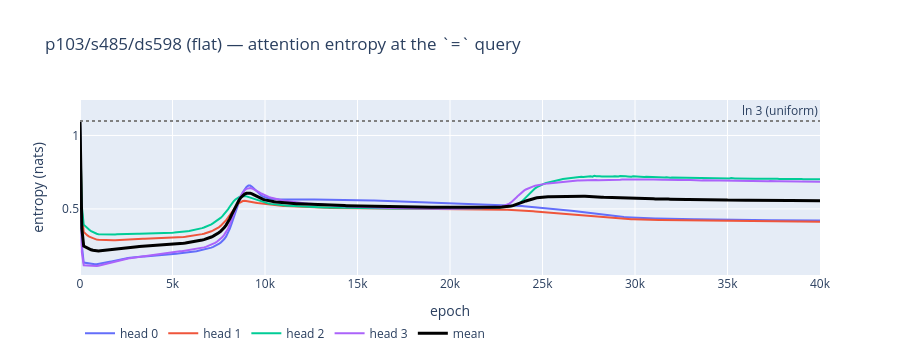
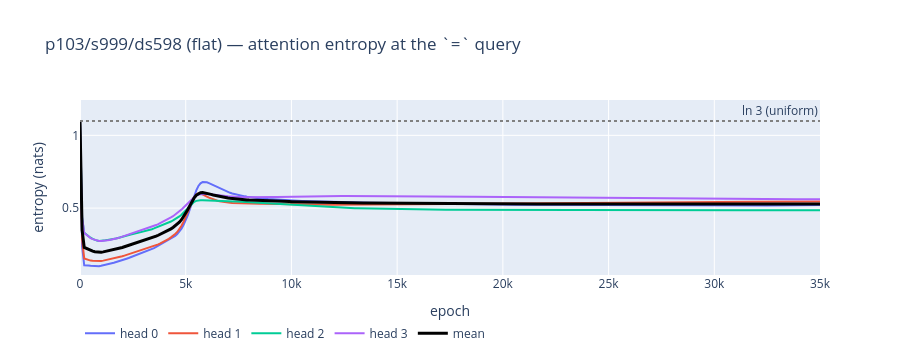
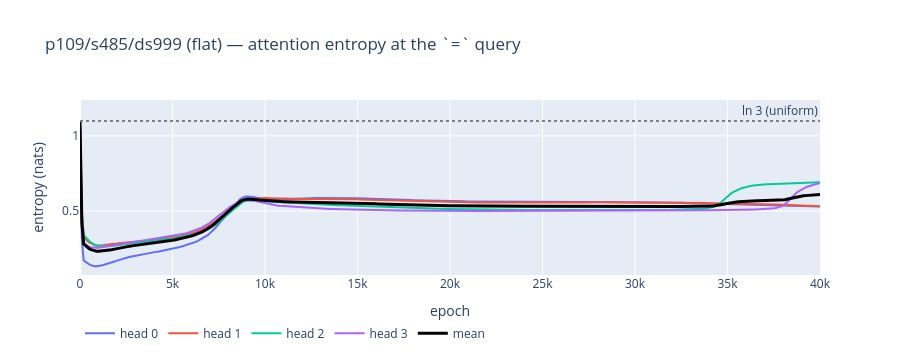
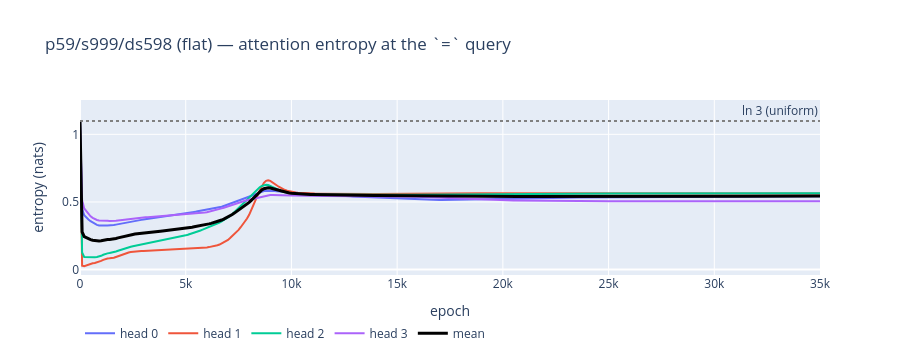

Source (notebook cell) for these figures, in order:
### Code cell
for tag, (eps, ent) in traj.items():
    fig = go.Figure()
    fig.add_hline(y=float(np.log(3)), line=dict(dash="dot", color="gray"),
                  annotation_text="ln 3 (uniform)", annotation_position="top right")
    for h in range(ent.shape[1]):
        fig.add_trace(go.Scatter(x=eps, y=ent[:, h], mode="lines", name=f"head {h}"))
    fig.add_trace(go.Scatter(x=eps, y=ent.mean(1), mode="lines", name="mean",
                             line=dict(color="black", width=3)))
    fig.update_layout(title=f"{tag} (flat) — attention entropy at the `=` query",
                      xaxis_title="epoch", yaxis_title="entropy (nats)", height=360,
                      legend=dict(orientation="h", y=-0.25))
    fig.show()

### Figure 1 — Plotly figure (JSON) as saved in the notebook; plotly's stock layout.template omitted (floating-point values rounded to 4 significant figures; data arrays with more than 128 entries replaced by an {"elided": "..."} marker saying what was removed)
{"data": [{"mode": "lines", "name": "head 0", "type": "scatter", "x": {"elided": "403 int values"}, "y": {"elided": "403 float values"}}, {"mode": "lines", "name": "head 1", "type": "scatter", "x": {"elided": "403 int values"}, "y": {"elided": "403 float values"}}, {"mode": "lines", "name": "head 2", "type": "scatter", "x": {"elided": "403 int values"}, "y": {"elided": "403 float values"}}, {"mode": "lines", "name": "head 3", "type": "scatter", "x": {"elided": "403 int values"}, "y": {"elided": "403 float values"}}, {"line": {"color": "black", "width": 3}, "mode": "lines", "name": "mean", "type": "scatter", "x": {"elided": "403 int values"}, "y": {"elided": "403 float values"}}], "layout": {"annotations": [{"showarrow": false, "text": "ln 3 (uniform)", "x": 1, "xanchor": "right", "xref": "x domain", "y": 1.099, "yanchor": "bottom", "yref": "y"}], "height": 360, "legend": {"orientation": "h", "y": -0.25}, "shapes": [{"line": {"color": "gray", "dash": "dot"}, "type": "line", "x0": 0, "x1": 1, "xref": "x domain", "y0": 1.099, "y1": 1.099, "yref": "y"}], "title": {"text": "p103/s485/ds598 (flat) — attention entropy at the `=` query"}, "xaxis": {"title": {"text": "epoch"}}, "yaxis": {"title": {"text": "entropy (nats)"}}}}

### Figure 2 — Plotly figure (JSON) as saved in the notebook; plotly's stock layout.template omitted (floating-point values rounded to 4 significant figures; data arrays with more than 128 entries replaced by an {"elided": "..."} marker saying what was removed)
{"data": [{"mode": "lines", "name": "head 0", "type": "scatter", "x": {"elided": "352 int values"}, "y": {"elided": "352 float values"}}, {"mode": "lines", "name": "head 1", "type": "scatter", "x": {"elided": "352 int values"}, "y": {"elided": "352 float values"}}, {"mode": "lines", "name": "head 2", "type": "scatter", "x": {"elided": "352 int values"}, "y": {"elided": "352 float values"}}, {"mode": "lines", "name": "head 3", "type": "scatter", "x": {"elided": "352 int values"}, "y": {"elided": "352 float values"}}, {"line": {"color": "black", "width": 3}, "mode": "lines", "name": "mean", "type": "scatter", "x": {"elided": "352 int values"}, "y": {"elided": "352 float values"}}], "layout": {"annotations": [{"showarrow": false, "text": "ln 3 (uniform)", "x": 1, "xanchor": "right", "xref": "x domain", "y": 1.099, "yanchor": "bottom", "yref": "y"}], "height": 360, "legend": {"orientation": "h", "y": -0.25}, "shapes": [{"line": {"color": "gray", "dash": "dot"}, "type": "line", "x0": 0, "x1": 1, "xref": "x domain", "y0": 1.099, "y1": 1.099, "yref": "y"}], "title": {"text": "p103/s999/ds598 (flat) — attention entropy at the `=` query"}, "xaxis": {"title": {"text": "epoch"}}, "yaxis": {"title": {"text": "entropy (nats)"}}}}

### Figure 3 — Plotly figure (JSON) as saved in the notebook; plotly's stock layout.template omitted (floating-point values rounded to 4 significant figures; data arrays with more than 128 entries replaced by an {"elided": "..."} marker saying what was removed)
{"data": [{"mode": "lines", "name": "head 0", "type": "scatter", "x": {"elided": "403 int values"}, "y": {"elided": "403 float values"}}, {"mode": "lines", "name": "head 1", "type": "scatter", "x": {"elided": "403 int values"}, "y": {"elided": "403 float values"}}, {"mode": "lines", "name": "head 2", "type": "scatter", "x": {"elided": "403 int values"}, "y": {"elided": "403 float values"}}, {"mode": "lines", "name": "head 3", "type": "scatter", "x": {"elided": "403 int values"}, "y": {"elided": "403 float values"}}, {"line": {"color": "black", "width": 3}, "mode": "lines", "name": "mean", "type": "scatter", "x": {"elided": "403 int values"}, "y": {"elided": "403 float values"}}], "layout": {"annotations": [{"showarrow": false, "text": "ln 3 (uniform)", "x": 1, "xanchor": "right", "xref": "x domain", "y": 1.099, "yanchor": "bottom", "yref": "y"}], "height": 360, "legend": {"orientation": "h", "y": -0.25}, "shapes": [{"line": {"color": "gray", "dash": "dot"}, "type": "line", "x0": 0, "x1": 1, "xref": "x domain", "y0": 1.099, "y1": 1.099, "yref": "y"}], "title": {"text": "p109/s485/ds999 (flat) — attention entropy at the `=` query"}, "xaxis": {"title": {"text": "epoch"}}, "yaxis": {"title": {"text": "entropy (nats)"}}}}

### Figure 4 — Plotly figure (JSON) as saved in the notebook; plotly's stock layout.template omitted (floating-point values rounded to 4 significant figures; data arrays with more than 128 entries replaced by an {"elided": "..."} marker saying what was removed)
{"data": [{"mode": "lines", "name": "head 0", "type": "scatter", "x": {"elided": "352 int values"}, "y": {"elided": "352 float values"}}, {"mode": "lines", "name": "head 1", "type": "scatter", "x": {"elided": "352 int values"}, "y": {"elided": "352 float values"}}, {"mode": "lines", "name": "head 2", "type": "scatter", "x": {"elided": "352 int values"}, "y": {"elided": "352 float values"}}, {"mode": "lines", "name": "head 3", "type": "scatter", "x": {"elided": "352 int values"}, "y": {"elided": "352 float values"}}, {"line": {"color": "black", "width": 3}, "mode": "lines", "name": "mean", "type": "scatter", "x": {"elided": "352 int values"}, "y": {"elided": "352 float values"}}], "layout": {"annotations": [{"showarrow": false, "text": "ln 3 (uniform)", "x": 1, "xanchor": "right", "xref": "x domain", "y": 1.099, "yanchor": "bottom", "yref": "y"}], "height": 360, "legend": {"orientation": "h", "y": -0.25}, "shapes": [{"line": {"color": "gray", "dash": "dot"}, "type": "line", "x0": 0, "x1": 1, "xref": "x domain", "y0": 1.099, "y1": 1.099, "yref": "y"}], "title": {"text": "p59/s999/ds598 (flat) — attention entropy at the `=` query"}, "xaxis": {"title": {"text": "epoch"}}, "yaxis": {"title": {"text": "entropy (nats)"}}}}
